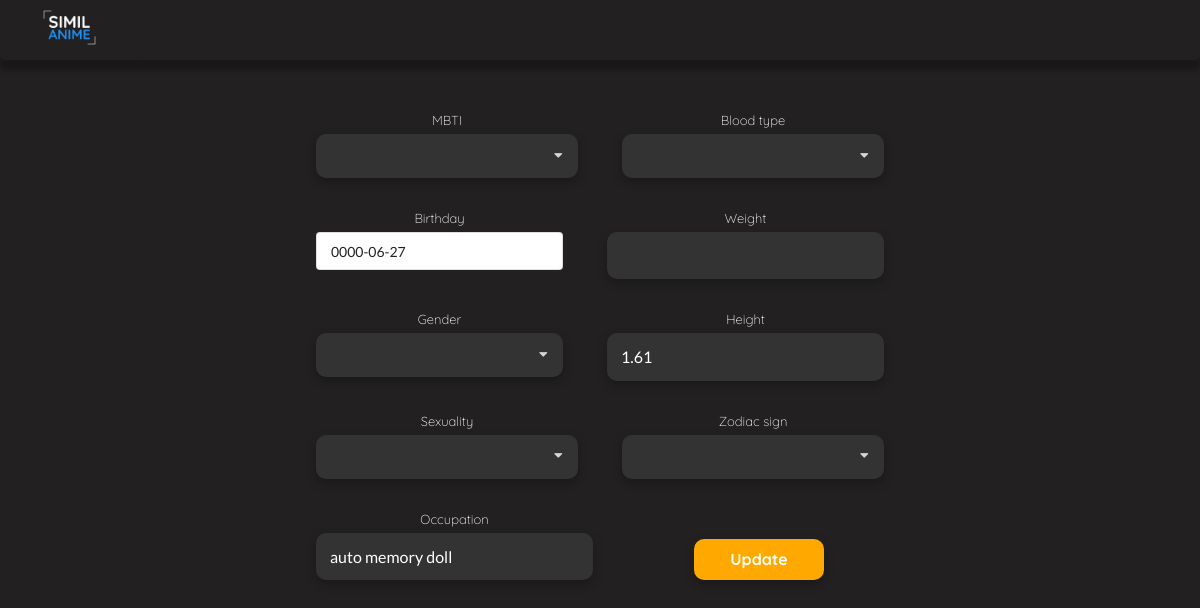
Page /character/edit-character.php?name=Violet Evergarden (signed in) on the committed database.
### tables this page shows
create table characters(
name varchar(40),
weight double,
height double,
blood_type varchar(3),
gender varchar(9),
sexuality varchar(9),
birthday date,
zodiac_sign varchar(11),
mbti char(4),
occupation varchar(30),
user varchar(20),
similarity double,
primary key(name, user),
foreign key(user) references users(username));

### character/edit-character.php (the view, shortened to what this page needs)
<!DOCTYPE html>
<html lang="en-us">
    <head>
        <link rel="stylesheet" href="https://cdnjs.cloudflare.com/ajax/libs/semantic-ui/2.4.1/semantic.min.css">
        <link rel="stylesheet" href="edit css/style.css">
    </head>
    <body>
        <?php
            include_once "../database.php";
            $name = $_GET["name"];
			$sql = "select * from characters where name like '$name'";
			$result = mysqli_query($connection, $sql);
			while ($row = mysqli_fetch_assoc($result)) {
        ?>
        <div class="ui menu">
            <div class="item">
                <a href="../main/mainPage.php">
                	<img src="../img/logo_similanime.png">
                </a>
            </div>
        </div>
        <div class="ui column centered doubling stackable grid container">
            <form class="ui form" action="update-character.php" method="POST">
                <div class="column center aligned" style="margin-top: 50px;">
                    <div class="two fields">
                        <div class="field" style="margin-right: 30px;">
                            <label>MBTI</label>
                        </div>
                        <div class="field">
                            <label>Blood type</label>
                        </div>
                    </div>
                    <div class="two fields" style="margin-top: 30px;">
                        <div class="field" style="margin-right: 30px;">
                            <label>Birthday</label>
                            <div class="ui icon input">
                                <input type="text" name="birthday" value="<?php echo $row["birthday"]?>" id="birthday">
                            </div>
                        </div>
                        <div class="field">
                            <label>Weight</label>
                            <div class="ui input">
                                <input type="number" name="weight" min="0" step="0.1" value="<?php echo $row["weight"]?>" id="weight">
                            </div>
                        </div>
                    </div>
                    <div class="two fields" style="margin-top: 30px;">
                        <div class="field" style="margin-right: 30px;">
                            <label>Gender</label>
                        </div>
                        <div class="field">
                            <label>Height</label>
                            <div class="ui input">
                                <input type="number" name="height" min="0" step="0.01" value="<?php echo $row["height"]?>" id="height">
                            </div>
                        </div>
                    </div>
                    <div class="two fields" style="margin-top: 30px;">
                        <div class="field" style="margin-right: 30px;">
                            <label>Sexuality</label>
                        </div>
                        <div class="field">
                            <label>Zodiac sign</label>
                        </div>
                    </div>
                    <div class="two fields" style="margin-top: 30px;">
                        <div class="field" style="margin-right: 30px;">
                            <label>Occupation</label>
                            <div class="ui input">
                                <input type="text" name="occupation" maxlength="30" value="<?php echo $row["occupation"]?>" id="occupation">
                            </div>
                        </div>
                        <div class="field">
                            <button class="ui animated button large" tabindex="0" id="button_update">
                                <div class="visible content">Update</div>
                            </button>
                        </div>
                    </div>
                </div>
                <?php
                    }
                ?>
            </form>
        </div>
    </body>
</html>

### character/edit css/style.css (style rules this page uses)
:root { --white: rgba(255, 255, 255, 1); --blue: rgba(29, 144, 244, 1); --orange: rgba(255, 168, 0, 1); --font-family-comfortaa: "Comfortaa"; --font-family-quicksand: "Quicksand"; --font-size-40px: 40px; --font-size-24px: 20px; --font-size-16px: 16px; --font-size-20px: 20px; --font-size-10px: 10px; }
* { text-decoration: none; margin: 0; padding: 0; font-family: var(--font-family-quicksand); }
body { background-color: #222020; }
.ui.menu { max-height: 60px; background-color: #222020; box-shadow: 0px 10px 5px rgba(0, 0, 0, 0.25); }
.ui.menu .item > a > img:not(.ui) { width: 7.5em; }
#occupation { border: none; background-color: #333334; border-radius: 10px; font-size: var(--font-size-16px); font-weight: 400; font-style: normal; color: white; padding: 1rem; width: 300px; filter: drop-shadow(0px 4px 5px rgba(0, 0, 0, 0.25)); }
#weight { border: none; background-color: #333334; border-radius: 10px; font-size: var(--font-size-16px); font-weight: 400; font-style: normal; color: white; padding: 1rem; width: 300px; filter: drop-shadow(0px 4px 5px rgba(0, 0, 0, 0.25)); }
#height { border: none; background-color: #333334; border-radius: 10px; font-size: var(--font-size-16px); font-weight: 400; font-style: normal; color: white; padding: 1rem; width: 300px; filter: drop-shadow(0px 4px 5px rgba(0, 0, 0, 0.25)); }
#button_update { background-color: var(--orange); color: var(--white); font-weight: 700; border-radius: 10px; width: 130px; margin-top: 30px; filter: drop-shadow(0px 4px 5px rgba(0, 0, 0, 0.25)); }
.ui.form .field > label { color: white; font-weight: 100; }

### rows in the picture
characters: birthday "0000-06-27", height "1.61", occupation "auto memory doll"
